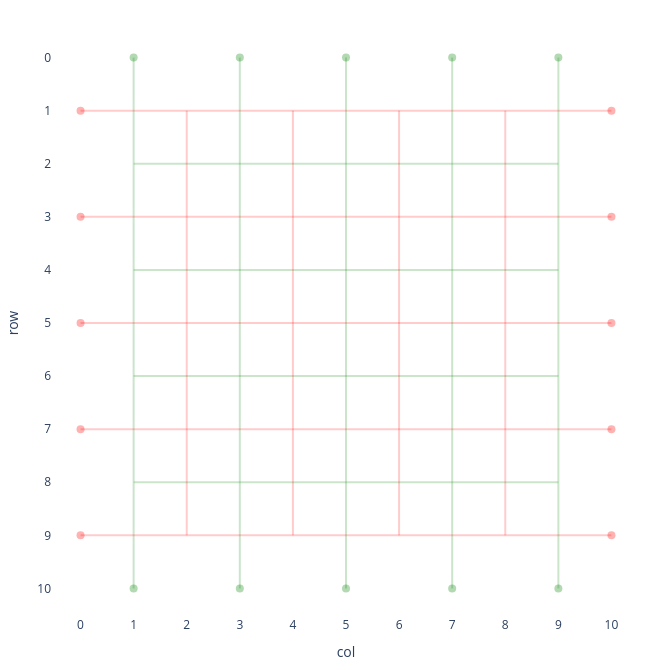

Notebook code for this chart:
### Code cell
game.visualize()

### Figure 1 — Plotly figure (JSON) as saved in the notebook; plotly's stock layout.template omitted (floating-point values rounded to 4 significant figures)
{"data": [{"hoverinfo": "skip", "marker": {"color": "green", "opacity": 0.3, "size": 8}, "mode": "markers", "showlegend": false, "type": "scatter", "x": [1, 1, 3, 3, 5, 5, 7, 7, 9, 9], "y": [0, 10, 0, 10, 0, 10, 0, 10, 0, 10]}, {"hoverinfo": "skip", "marker": {"color": "red", "opacity": 0.3, "size": 8}, "mode": "markers", "showlegend": false, "type": "scatter", "x": [0, 10, 0, 10, 0, 10, 0, 10, 0, 10], "y": [1, 1, 3, 3, 5, 5, 7, 7, 9, 9]}], "layout": {"height": 670, "margin": {"b": 50, "l": 50, "r": 30, "t": 30}, "plot_bgcolor": "white", "shapes": [{"line": {"color": "green", "width": 2}, "opacity": 0.2, "type": "line", "x0": 1, "x1": 1, "y0": 0, "y1": 2}, {"line": {"color": "red", "width": 2}, "opacity": 0.2, "type": "line", "x0": 0, "x1": 2, "y0": 1, "y1": 1}, {"line": {"color": "green", "width": 2}, "opacity": 0.2, "type": "line", "x0": 3, "x1": 3, "y0": 0, "y1": 2}, {"line": {"color": "red", "width": 2}, "opacity": 0.2, "type": "line", "x0": 2, "x1": 4, "y0": 1, "y1": 1}, {"line": {"color": "green", "width": 2}, "opacity": 0.2, "type": "line", "x0": 5, "x1": 5, "y0": 0, "y1": 2}, {"line": {"color": "red", "width": 2}, "opacity": 0.2, "type": "line", "x0": 4, "x1": 6, "y0": 1, "y1": 1}, {"line": {"color": "green", "width": 2}, "opacity": 0.2, "type": "line", "x0": 7, "x1": 7, "y0": 0, "y1": 2}, {"line": {"color": "red", "width": 2}, "opacity": 0.2, "type": "line", "x0": 6, "x1": 8, "y0": 1, "y1": 1}, {"line": {"color": "green", "width": 2}, "opacity": 0.2, "type": "line", "x0": 9, "x1": 9, "y0": 0, "y1": 2}, {"line": {"color": "red", "width": 2}, "opacity": 0.2, "type": "line", "x0": 8, "x1": 10, "y0": 1, "y1": 1}, {"line": {"color": "green", "width": 2}, "opacity": 0.2, "type": "line", "x0": 1, "x1": 3, "y0": 2, "y1": 2}, {"line": {"color": "red", "width": 2}, "opacity": 0.2, "type": "line", "x0": 2, "x1": 2, "y0": 1, "y1": 3}, {"line": {"color": "green", "width": 2}, "opacity": 0.2, "type": "line", "x0": 3, "x1": 5, "y0": 2, "y1": 2}, {"line": {"color": "red", "width": 2}, "opacity": 0.2, "type": "line", "x0": 4, "x1": 4, "y0": 1, "y1": 3}, {"line": {"color": "green", "width": 2}, "opacity": 0.2, "type": "line", "x0": 5, "x1": 7, "y0": 2, "y1": 2}, {"line": {"color": "red", "width": 2}, "opacity": 0.2, "type": "line", "x0": 6, "x1": 6, "y0": 1, "y1": 3}, {"line": {"color": "green", "width": 2}, "opacity": 0.2, "type": "line", "x0": 7, "x1": 9, "y0": 2, "y1": 2}, {"line": {"color": "red", "width": 2}, "opacity": 0.2, "type": "line", "x0": 8, "x1": 8, "y0": 1, "y1": 3}, {"line": {"color": "green", "width": 2}, "opacity": 0.2, "type": "line", "x0": 1, "x1": 1, "y0": 2, "y1": 4}, {"line": {"color": "red", "width": 2}, "opacity": 0.2, "type": "line", "x0": 0, "x1": 2, "y0": 3, "y1": 3}, {"line": {"color": "green", "width": 2}, "opacity": 0.2, "type": "line", "x0": 3, "x1": 3, "y0": 2, "y1": 4}, {"line": {"color": "red", "width": 2}, "opacity": 0.2, "type": "line", "x0": 2, "x1": 4, "y0": 3, "y1": 3}, {"line": {"color": "green", "width": 2}, "opacity": 0.2, "type": "line", "x0": 5, "x1": 5, "y0": 2, "y1": 4}, {"line": {"color": "red", "width": 2}, "opacity": 0.2, "type": "line", "x0": 4, "x1": 6, "y0": 3, "y1": 3}, {"line": {"color": "green", "width": 2}, "opacity": 0.2, "type": "line", "x0": 7, "x1": 7, "y0": 2, "y1": 4}, {"line": {"color": "red", "width": 2}, "opacity": 0.2, "type": "line", "x0": 6, "x1": 8, "y0": 3, "y1": 3}, {"line": {"color": "green", "width": 2}, "opacity": 0.2, "type": "line", "x0": 9, "x1": 9, "y0": 2, "y1": 4}, {"line": {"color": "red", "width": 2}, "opacity": 0.2, "type": "line", "x0": 8, "x1": 10, "y0": 3, "y1": 3}, {"line": {"color": "green", "width": 2}, "opacity": 0.2, "type": "line", "x0": 1, "x1": 3, "y0": 4, "y1": 4}, {"line": {"color": "red", "width": 2}, "opacity": 0.2, "type": "line", "x0": 2, "x1": 2, "y0": 3, "y1": 5}, {"line": {"color": "green", "width": 2}, "opacity": 0.2, "type": "line", "x0": 3, "x1": 5, "y0": 4, "y1": 4}, {"line": {"color": "red", "width": 2}, "opacity": 0.2, "type": "line", "x0": 4, "x1": 4, "y0": 3, "y1": 5}, {"line": {"color": "green", "width": 2}, "opacity": 0.2, "type": "line", "x0": 5, "x1": 7, "y0": 4, "y1": 4}, {"line": {"color": "red", "width": 2}, "opacity": 0.2, "type": "line", "x0": 6, "x1": 6, "y0": 3, "y1": 5}, {"line": {"color": "green", "width": 2}, "opacity": 0.2, "type": "line", "x0": 7, "x1": 9, "y0": 4, "y1": 4}, {"line": {"color": "red", "width": 2}, "opacity": 0.2, "type": "line", "x0": 8, "x1": 8, "y0": 3, "y1": 5}, {"line": {"color": "green", "width": 2}, "opacity": 0.2, "type": "line", "x0": 1, "x1": 1, "y0": 4, "y1": 6}, {"line": {"color": "red", "width": 2}, "opacity": 0.2, "type": "line", "x0": 0, "x1": 2, "y0": 5, "y1": 5}, {"line": {"color": "green", "width": 2}, "opacity": 0.2, "type": "line", "x0": 3, "x1": 3, "y0": 4, "y1": 6}, {"line": {"color": "red", "width": 2}, "opacity": 0.2, "type": "line", "x0": 2, "x1": 4, "y0": 5, "y1": 5}, {"line": {"color": "green", "width": 2}, "opacity": 0.2, "type": "line", "x0": 5, "x1": 5, "y0": 4, "y1": 6}, {"line": {"color": "red", "width": 2}, "opacity": 0.2, "type": "line", "x0": 4, "x1": 6, "y0": 5, "y1": 5}, {"line": {"color": "green", "width": 2}, "opacity": 0.2, "type": "line", "x0": 7, "x1": 7, "y0": 4, "y1": 6}, {"line": {"color": "red", "width": 2}, "opacity": 0.2, "type": "line", "x0": 6, "x1": 8, "y0": 5, "y1": 5}, {"line": {"color": "green", "width": 2}, "opacity": 0.2, "type": "line", "x0": 9, "x1": 9, "y0": 4, "y1": 6}, {"line": {"color": "red", "width": 2}, "opacity": 0.2, "type": "line", "x0": 8, "x1": 10, "y0": 5, "y1": 5}, {"line": {"color": "green", "width": 2}, "opacity": 0.2, "type": "line", "x0": 1, "x1": 3, "y0": 6, "y1": 6}, {"line": {"color": "red", "width": 2}, "opacity": 0.2, "type": "line", "x0": 2, "x1": 2, "y0": 5, "y1": 7}, {"line": {"color": "green", "width": 2}, "opacity": 0.2, "type": "line", "x0": 3, "x1": 5, "y0": 6, "y1": 6}, {"line": {"color": "red", "width": 2}, "opacity": 0.2, "type": "line", "x0": 4, "x1": 4, "y0": 5, "y1": 7}, {"line": {"color": "green", "width": 2}, "opacity": 0.2, "type": "line", "x0": 5, "x1": 7, "y0": 6, "y1": 6}, {"line": {"color": "red", "width": 2}, "opacity": 0.2, "type": "line", "x0": 6, "x1": 6, "y0": 5, "y1": 7}, {"line": {"color": "green", "width": 2}, "opacity": 0.2, "type": "line", "x0": 7, "x1": 9, "y0": 6, "y1": 6}, {"line": {"color": "red", "width": 2}, "opacity": 0.2, "type": "line", "x0": 8, "x1": 8, "y0": 5, "y1": 7}, {"line": {"color": "green", "width": 2}, "opacity": 0.2, "type": "line", "x0": 1, "x1": 1, "y0": 6, "y1": 8}, {"line": {"color": "red", "width": 2}, "opacity": 0.2, "type": "line", "x0": 0, "x1": 2, "y0": 7, "y1": 7}, {"line": {"color": "green", "width": 2}, "opacity": 0.2, "type": "line", "x0": 3, "x1": 3, "y0": 6, "y1": 8}, {"line": {"color": "red", "width": 2}, "opacity": 0.2, "type": "line", "x0": 2, "x1": 4, "y0": 7, "y1": 7}, {"line": {"color": "green", "width": 2}, "opacity": 0.2, "type": "line", "x0": 5, "x1": 5, "y0": 6, "y1": 8}, {"line": {"color": "red", "width": 2}, "opacity": 0.2, "type": "line", "x0": 4, "x1": 6, "y0": 7, "y1": 7}, {"line": {"color": "green", "width": 2}, "opacity": 0.2, "type": "line", "x0": 7, "x1": 7, "y0": 6, "y1": 8}, {"line": {"color": "red", "width": 2}, "opacity": 0.2, "type": "line", "x0": 6, "x1": 8, "y0": 7, "y1": 7}, {"line": {"color": "green", "width": 2}, "opacity": 0.2, "type": "line", "x0": 9, "x1": 9, "y0": 6, "y1": 8}, {"line": {"color": "red", "width": 2}, "opacity": 0.2, "type": "line", "x0": 8, "x1": 10, "y0": 7, "y1": 7}, {"line": {"color": "green", "width": 2}, "opacity": 0.2, "type": "line", "x0": 1, "x1": 3, "y0": 8, "y1": 8}, {"line": {"color": "red", "width": 2}, "opacity": 0.2, "type": "line", "x0": 2, "x1": 2, "y0": 7, "y1": 9}, {"line": {"color": "green", "width": 2}, "opacity": 0.2, "type": "line", "x0": 3, "x1": 5, "y0": 8, "y1": 8}, {"line": {"color": "red", "width": 2}, "opacity": 0.2, "type": "line", "x0": 4, "x1": 4, "y0": 7, "y1": 9}, {"line": {"color": "green", "width": 2}, "opacity": 0.2, "type": "line", "x0": 5, "x1": 7, "y0": 8, "y1": 8}, {"line": {"color": "red", "width": 2}, "opacity": 0.2, "type": "line", "x0": 6, "x1": 6, "y0": 7, "y1": 9}, {"line": {"color": "green", "width": 2}, "opacity": 0.2, "type": "line", "x0": 7, "x1": 9, "y0": 8, "y1": 8}, {"line": {"color": "red", "width": 2}, "opacity": 0.2, "type": "line", "x0": 8, "x1": 8, "y0": 7, "y1": 9}, {"line": {"color": "green", "width": 2}, "opacity": 0.2, "type": "line", "x0": 1, "x1": 1, "y0": 8, "y1": 10}, {"line": {"color": "red", "width": 2}, "opacity": 0.2, "type": "line", "x0": 0, "x1": 2, "y0": 9, "y1": 9}, {"line": {"color": "green", "width": 2}, "opacity": 0.2, "type": "line", "x0": 3, "x1": 3, "y0": 8, "y1": 10}, {"line": {"color": "red", "width": 2}, "opacity": 0.2, "type": "line", "x0": 2, "x1": 4, "y0": 9, "y1": 9}, {"line": {"color": "green", "width": 2}, "opacity": 0.2, "type": "line", "x0": 5, "x1": 5, "y0": 8, "y1": 10}, {"line": {"color": "red", "width": 2}, "opacity": 0.2, "type": "line", "x0": 4, "x1": 6, "y0": 9, "y1": 9}, {"line": {"color": "green", "width": 2}, "opacity": 0.2, "type": "line", "x0": 7, "x1": 7, "y0": 8, "y1": 10}, {"line": {"color": "red", "width": 2}, "opacity": 0.2, "type": "line", "x0": 6, "x1": 8, "y0": 9, "y1": 9}, {"line": {"color": "green", "width": 2}, "opacity": 0.2, "type": "line", "x0": 9, "x1": 9, "y0": 8, "y1": 10}, {"line": {"color": "red", "width": 2}, "opacity": 0.2, "type": "line", "x0": 8, "x1": 10, "y0": 9, "y1": 9}], "width": 670, "xaxis": {"range": [-0.5, 10.5], "scaleanchor": "y", "tickmode": "array", "ticktext": ["0", "1", "2", "3", "4", "5", "6", "7", "8", "9", "10"], "tickvals": [0, 1, 2, 3, 4, 5, 6, 7, 8, 9, 10], "title": {"text": "col"}}, "yaxis": {"autorange": false, "range": [10.5, -0.5], "tickmode": "array", "ticktext": ["0", "1", "2", "3", "4", "5", "6", "7", "8", "9", "10"], "tickvals": [0, 1, 2, 3, 4, 5, 6, 7, 8, 9, 10], "title": {"text": "row"}}}}
